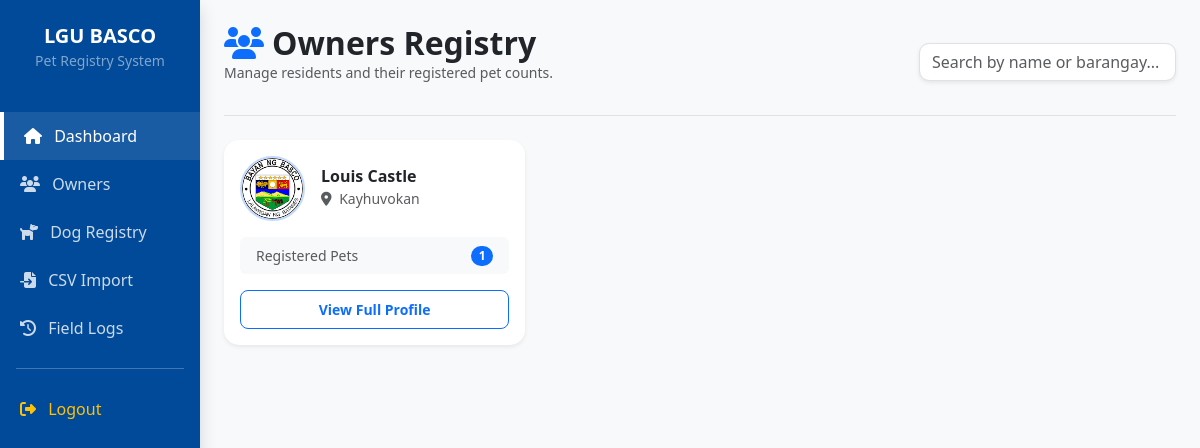
Screenshot of /dogcatcher2/owners.php with the database file from the repository.
### tables this page shows
CREATE TABLE `tbl_owners` (
  `owner_id` int(11) NOT NULL,
  `fullname` varchar(100) NOT NULL,
  `barangay` varchar(50) NOT NULL,
  `contact_number` varchar(15) NOT NULL,
  `owner_photo` varchar(255) DEFAULT 'default_owner.png',
  `address` text DEFAULT NULL,
  `created_at` timestamp NOT NULL DEFAULT current_timestamp()
);

### dogcatcher2/owners.php (the view, shortened to what this page needs)
<?php
include('db_connect.php');
include('includes/header.php');
?>
<main class="col-md-9 ms-sm-auto col-lg-10 px-md-4 py-4">
    <div class="d-flex justify-content-between align-items-center mb-4 border-bottom pb-3">
        <div>
            <h2 class="fw-bold text-dark mb-0"><i class="fas fa-users me-2 text-primary"></i>Owners Registry</h2>
            <p class="text-muted small">Manage residents and their registered pet counts.</p>
        </div>
        <div class="search-box">
            <input type="text" id="ownerSearch" class="form-control shadow-sm" placeholder="Search by name or barangay..." style="border-radius: 10px;">
        </div>
    </div>
    <div class="row g-4">
        <?php
        $owners = $pdo->query("SELECT o.*, (SELECT COUNT(*) FROM tbl_dogs WHERE owner_id = o.owner_id) as dog_count FROM tbl_owners o ORDER BY o.fullname ASC")->fetchAll();
        foreach($owners as $row):
            $owner_img = !empty($row['owner_photo']) ? $row['owner_photo'] : 'default_owner.png';
        ?>
        <div class="col-md-4 owner-card" data-name="<?php echo strtolower($row['fullname'] . ' ' . $row['barangay']); ?>">
            <div class="card border-0 shadow-sm p-3 h-100" style="border-radius: 15px;">
                <div class="d-flex align-items-center mb-3">
                    <img src="uploads/owners/<?php echo $owner_img; ?>" class="rounded-circle me-3 border border-2 border-primary border-opacity-25" style="width: 65px; height: 65px; object-fit: cover;">
                    <div>
                        <h6 class="fw-bold mb-0 text-dark"><?php echo $row['fullname']; ?></h6>
                        <small class="text-muted"><i class="fas fa-map-marker-alt me-1"></i> <?php echo $row['barangay']; ?></small>
                    </div>
                </div>
                <div class="bg-light rounded p-2 mb-3 d-flex justify-content-between align-items-center px-3">
                    <span class="small text-muted">Registered Pets</span>
                    <span class="badge bg-primary rounded-pill"><?php echo $row['dog_count']; ?></span>
                </div>
                <a href="owner_profile.php?id=<?php echo $row['owner_id']; ?>" class="btn btn-outline-primary btn-sm w-100 fw-bold py-2" style="border-radius: 8px;">
                    View Full Profile
                </a>
            </div>
        </div>
        <?php endforeach; ?>
    </div>
</main>
<?php include('includes/footer.php'); ?>

### dogcatcher2/includes/header.php (style rules this page uses)
:root { --basco-blue: #004a99; --accent-blue: #007bff; }
body { background-color: #f8f9fa; font-family: 'Segoe UI', Tahoma, Geneva, Verdana, sans-serif; }

### rows the page displays
tbl_owners: owner_photo (picture), fullname "Louis Castle", barangay "Kayhuvokan", dog_count "1"
